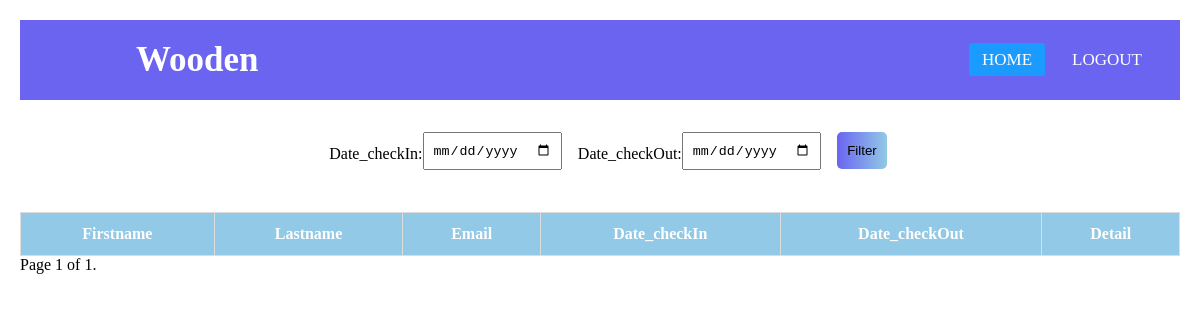
The app's page /reservations (signed in), older data.
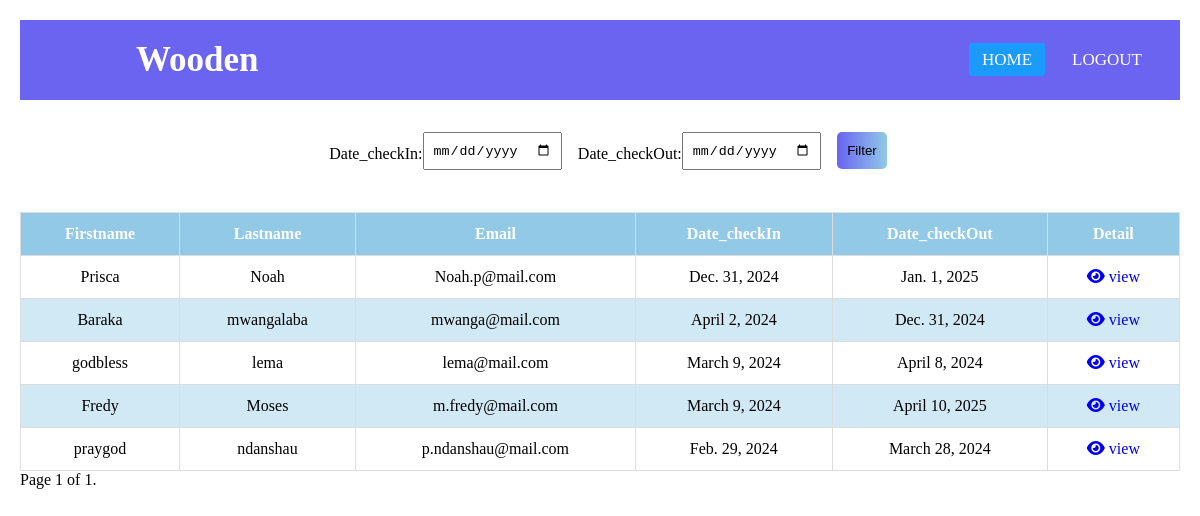
The same page, newer data.
### reservationapp/models.py (models this page shows, shortened)
class Reservation(models.Model):
    Firstname=models.CharField(max_length=80,blank=False,null=False)
    Lastname=models.CharField(max_length=80,blank=False,null=False)
    Email=models.EmailField(blank=False,null=False)
    Phone=models.CharField(max_length=80,blank=False,null=False)
    Address=models.CharField(max_length=80,blank=False,null=False)
    Address2=models.CharField(max_length=80,blank=True,null=True)
    Zip_code=models.CharField(max_length=6,blank=False,null=False)
    State=models.CharField(max_length=80,blank=False,null=False)
    Image=models.FileField(upload_to="media",blank=False,null=False)
    Date_checkIn=models.DateField(blank=False,null=False)
    Time_checkIn=models.TimeField(blank=False,null=False)
    Date_checkOut=models.DateField(blank=False,null=False)
    Time_checkOut=models.TimeField(blank=False,null=False)

### reservationapp/views.py (the view)
# urls.py: path("reservations",reservation_list,name='viewlist'),
def reservation_list(request):
    if request.user.is_authenticated:
        reservations = Reservation.objects.all()
        Date_checkIn = request.GET.get('Date_checkIn', '')
        Date_checkOut = request.GET.get('Date_checkOut', '')
        date_format = "%m-%d-%Y"
        try:
            if Date_checkIn:
                Date_checkIn = datetime.strptime(Date_checkIn, "%Y-%m-%d").strftime(date_format)
            if Date_checkOut:
                Date_checkOut = datetime.strptime(Date_checkOut, "%Y-%m-%d").strftime(date_format)
        except ValueError:
            return HttpResponse("Invalid date format. Date format should be MM-DD-YYYY.")
        if Date_checkIn and Date_checkOut:
            Date_checkIn = datetime.strptime(Date_checkIn, date_format)
            Date_checkOut = datetime.strptime(Date_checkOut, date_format)
            reservations = reservations.filter(Date_checkIn__range=[Date_checkIn, Date_checkOut])
        reservations = reservations.order_by('-Date_checkIn')
        paginator = Paginator(reservations, 8)
        page = request.GET.get('page')
        try:
            reservations = paginator.page(page)
        except PageNotAnInteger:
            reservations = paginator.page(1)
        except EmptyPage:
            reservations = paginator.page(paginator.num_pages)
        context = {
            'reservations': reservations,
            'Date_checkIn': Date_checkIn,
            'Date_checkOut': Date_checkOut,
        }
        return render(request, 'showList.html', context)
    else:
        return redirect("login")

### templates/showList.html (shortened to what this page needs)
<!DOCTYPE html>
{% load static %}
<html>
<head>
  <link rel="stylesheet" href="{% static 'show.css' %}">
  <link rel="stylesheet" href="https://cdnjs.cloudflare.com/ajax/libs/font-awesome/6.5.1/css/all.min.css" />
</head>
<body>
  {% include "navbar.html" %}
  {% if user.is_authenticated %}
  <form method="GET" action="{% url 'viewlist' %}">
    <label for="Date_checkIn">Date_checkIn:</label>
    <input type="date" id="Date_checkIn"  name="Date_checkIn">
    <label for="Date_checkOut">Date_checkOut:</label>
    <input type="date"  id="Date_checkOut" name="Date_checkOut">
    <button type="submit">Filter</button>
  </form>
  <table class="table">
    <thead>
      <th>Firstname</th>
      <th>Lastname</th>
      <th>Email</th>
      <th>Date_checkIn</th>
      <th>Date_checkOut</th>
      <th>Detail</th>
    </thead>
    <tbody>
      {% for reservation in reservations %}
      <tr>
        <td data-label="S.No">{{ reservation.Firstname }}</td>
        <td data-label="Name">{{ reservation.Lastname }}</td>
        <td data-label="Age">{{ reservation.Email }}</td>
        <td data-label="Marks%">{{ reservation.Date_checkIn }}</td>
        <td data-label="Staus">{{ reservation.Date_checkOut }}</td>
        <td data-label="Staus"><a href="{% url 'reservation_detail' reservation.id %}"><i class="fa-solid fa-eye"></i> view</a></td>
      </tr>
      {% endfor %}
    </tbody>
  </table>
  <div class="pagination justify-content-center">
    <span class="step-links">
      <span class="current">
        Page {{ reservations.number }} of {{ reservations.paginator.num_pages }}.
      </span>
    </span>
  </div>
  {% else %}
  <p>You must be logged in to access the reservation list.</p>
  {% endif %}
</body>
</html>

Row changes from the older to the newer data that the page shows:
added Reservation: Firstname "Prisca", Lastname "Noah", Email "Noah.p@mail.com", Date_checkIn "Dec. 31, 2024", Date_checkOut "Jan. 1, 2025"
added Reservation: Firstname "Baraka", Lastname "mwangalaba", Email "mwanga@mail.com", Date_checkIn "April 2, 2024", Date_checkOut "Dec. 31, 2024"
added Reservation: Firstname "godbless", Lastname "lema", Email "lema@mail.com", Date_checkIn "March 9, 2024", Date_checkOut "April 8, 2024"
added Reservation: Firstname "Fredy", Lastname "Moses", Email "m.fredy@mail.com", Date_checkIn "March 9, 2024", Date_checkOut "April 10, 2025"
added Reservation: Firstname "praygod", Lastname "ndanshau", Email "p.ndanshau@mail.com", Date_checkIn "Feb. 29, 2024", Date_checkOut "March 28, 2024"
